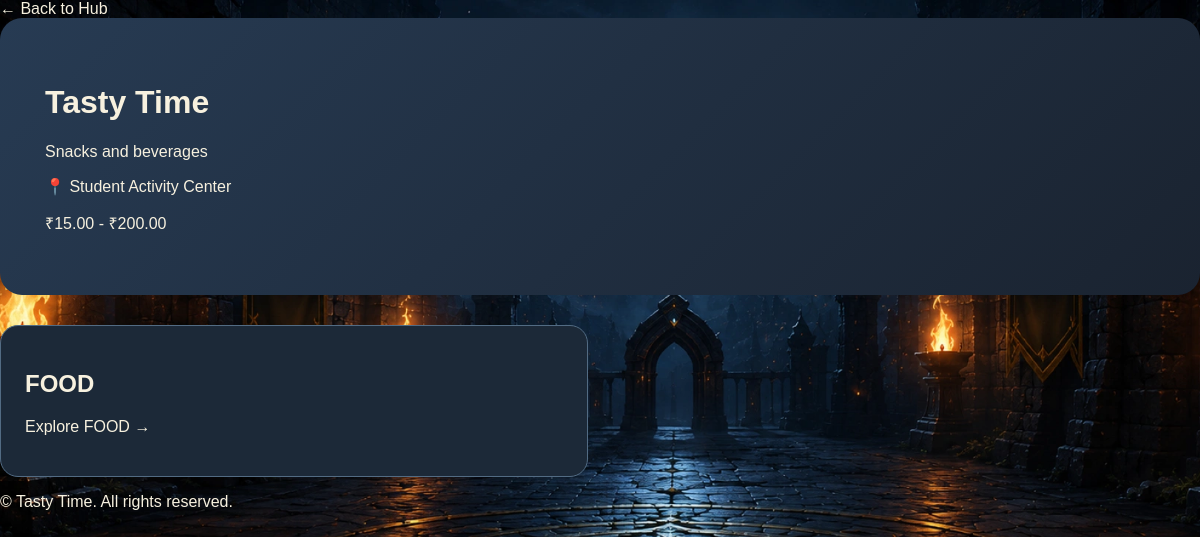
The page /vendor/tasty-time/ (signed in) on the database its author committed.
### core/models.py (models this page shows, shortened)
class Vendor(models.Model):
    name = models.CharField(max_length=100)
    slug = models.SlugField(unique=True)
    description = models.TextField()
    venue = models.CharField(max_length=200)
    minimum_price = models.DecimalField(max_digits=10, decimal_places=2)
    maximum_price = models.DecimalField(max_digits=10, decimal_places=2)
    opening_time = models.TimeField()
    closing_time = models.TimeField()
    estimated_wait = models.IntegerField(default=10)
    image = models.ImageField(upload_to="static/images/vendors/campus-kitchen/logo.webp")
    is_active = models.BooleanField(default=True)
    rating = models.FloatField(default=4.5)

class Category(models.Model):
    vendor = models.ForeignKey(
        Vendor,
        on_delete=models.CASCADE,
        related_name="categories",
    )
    name = models.CharField(max_length=50)
    image = models.ImageField(
        upload_to="categories/",
        blank=True,
    )

### core/views.py (the view)
# urls.py: path("vendor/<slug:slug>/", views.vendor_detail, name="vendor_detail"),
@login_required
def vendor_detail(request, slug):
    vendor = get_object_or_404(Vendor, slug=slug)
    if vendor.slug == "campus-kitchen":
        template_name = "vendor/campus-kitchen/campus-kitchen.html"
    elif vendor.slug == "mario":
        template_name = "vendor/mario/mario.html"
    elif vendor.slug == "royal-kitchen":
        template_name = "vendor/royal-kitchen/royal-kitchen.html"
    elif vendor.slug == "tasty-time":
        template_name = "vendor/tasty-time/tasty-time.html"
    else:
        template_name = "vendor/default.html"
    return render(request, template_name, {"vendor": vendor})

### templates/vendor/tasty-time/tasty-time.html (shortened to what this page needs)
{% extends 'vendor/components/vendor-common.html' %}
{% load static %}
{% block vendor_css %}
<link rel="stylesheet" href="{% static 'css/vendor/tasty-time/tasty.css' %}?v=3">
<link rel="stylesheet" href="{% static 'css/vendor/tasty-time/tasty-effects.css' %}">
<link rel="stylesheet" href="{% static 'css/vendor/tasty-time/tasty-animations.css' %}">
{% endblock %}
{% block body_class %}tasty-time-page{% endblock %}
{% block vendor_content %}
{% include 'vendor/components/vendor-header.html' %}
{% include 'vendor/components/category-card.html' %}
{% endblock %}

### templates/vendor/components/vendor-header.html
<div class="vendor-hero">
    <h1>{{ vendor.name }}</h1>
    <p>{{ vendor.description }}</p>
    <p>📍 {{ vendor.venue }}</p>
    <p>
        ₹{{ vendor.minimum_price }} - ₹{{ vendor.maximum_price }}
    </p>
</div>

### templates/vendor/components/category-card.html
<div class="category-grid">
    {% for category in vendor.categories.all %}
    <a class="category-card" href="{% url 'product_list' vendor.slug category.name %}">
        <h2>{{ category.name }}</h2>
        <p>Explore {{ category.name }} →</p>
    </a>
    {% empty %}
    <div class="category-card">
        <h2>No Categories</h2>
        <p>This vendor has no categories yet.</p>
    </div>
    {% endfor %}
</div>

### templates/vendor/components/vendor-footer.html
<div class="vendor-footer">
    <p>&copy; {{ vendor.name }}. All rights reserved.</p>
</div>

### static/css/style.css (style rules this page uses)
* { box-sizing: border-box; }
body { margin: 0; font-family: Arial, sans-serif; background: #10151f; color: #f7f1df; }
a { color: inherit; text-decoration: none; }
.vendor-card, .category-card, .product-card, .stat-card, .report-card, .scanner-card { background: #1c2938; border: 1px solid #526b83; border-radius: 18px; padding: 24px; transition: transform .2s, border-color .2s; }
.vendor-hero { padding: 45px; border-radius: 22px; background: linear-gradient(135deg, #273b53, #1a2330); }
.category-grid { display: grid; grid-template-columns: repeat(2, 1fr); gap: 25px; margin-top: 30px; }

### rows shown on the page
Vendor: name "Tasty Time", description "Snacks and beverages", venue "Student Activity Center", minimum_price "15.00", maximum_price "200.00"
Category: name "FOOD"
